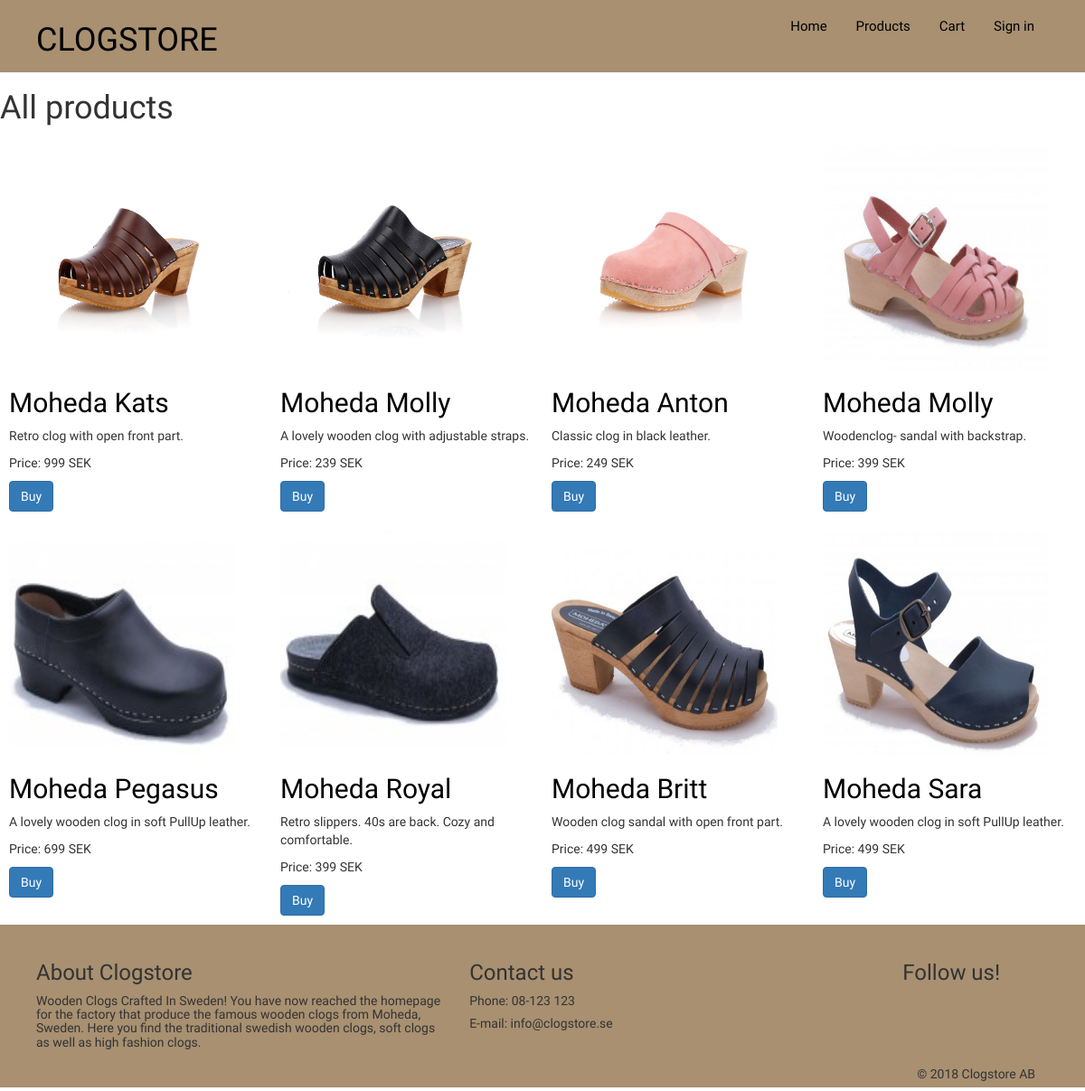
Screenshot of /?controller=products with the database file from the repository.
### tables this page shows
CREATE TABLE `product` (
  `PID` int(11) NOT NULL AUTO_INCREMENT,
  `Title` varchar(45) NOT NULL,
  `Description` varchar(500) NOT NULL,
  `Price` float NOT NULL,
  `Image` varchar(100) DEFAULT NULL,
  PRIMARY KEY (`PID`)
);

CREATE TABLE `pageinfo` (
  `pageid` int(11) NOT NULL,
  `aboutus` varchar(250) NOT NULL,
  `contactus` varchar(100) NOT NULL,
  PRIMARY KEY (`pageid`)
);

### includes/functions.inc.php (called while the page is built)
<?php
$isAdmin = false;
if ($isAdmin == true){
	function loadTemplate($templateName, $templateData) {
		require("admin_templates/admin_header_tpl.php");
		require('admin_templates/admin_'.$templateName.'_tpl.php');
	}
}
else{
	function loadTemplate($templateName, $templateData) {
		require("templates/header.tpl.php");
		require('templates/'.$templateName.'.tpl.php');
		require("templates/footer.tpl.php");
	}
}

### user_controllers/products_controller.php (called while the page is built)
<?php
if (isset($_GET['cat'])) {
	$sql =
		"SELECT * FROM product, prodcat, category
		WHERE product.pid = prodcat.pid
		AND prodcat.catid = category.catid
		AND prodcat.catid = :catid";
	$stmt = $dbh->prepare($sql);
	$stmt->bindParam(':catid', $_GET['cat']);
	$stmt->execute();
} else {
	$sql = "SELECT * FROM product";
	$stmt = $dbh->query($sql);
}
$productsData = $stmt->fetchAll(PDO::FETCH_OBJ);
loadTemplate("products", $productsData);

### classes/changeFooter.class.php (called while the page is built)
<?php
global $dbh;
$sql = "SELECT * FROM pageinfo";
$stmt = $dbh->prepare($sql);
$stmt->execute();
$loadFooter = $stmt->fetchAll(PDO::FETCH_OBJ);
?>

### templates/products.tpl.php (the view)
<html>
    <h1><?php
        if(isset($_GET['cat'])) {
            echo $templateData[0]->title;
        } else {
            echo "All products";
        }?>
    </h1>
    <?php
    foreach($templateData as $product) :
    ?>
    <div class="product-wrapper col-md-3">
        <img id="productImage" src="<?php echo $product->Image ?>"/>
        <h2><a href="?controller=product&pid=<?php echo $product->PID;?>">
        <?php echo $product->Title;?></a></h2>
        <p><?php echo $product->Description;?></p>
        <p>Price: <?php echo $product->Price;?> SEK</p>
        <a href="?controller=product&pid=<?php echo $product->PID;?>"><button id="addToCartBtn" class="btn btn-primary" type="submit">Buy</button></a>
    </div>
<?php
endforeach;
?>

### templates/footer.tpl.php
</div></div>
<?php require_once("classes/changeFooter.class.php"); ?>
<div class="col-md-12 wrapper" id="wrapper-footer">
			<div class="row">
				<div class="col-md-5">
					<h3>About Clogstore</h3>
					<h5>
						<?php foreach($loadFooter as $data){
							echo $data->aboutus;
						} ?>
					</h5>
				</div>
				<div class="col-md-5">
					<h3>Contact us</h3>
						<h5>Phone: 08-123 123</h5>
						<h5>E-mail: info@clogstore.se</h5>
				</div>
				<div class="col-md-2">
					<h3>Follow us!</h3>
				</div>
			</div>
	<div class="col-md-12 text-right">
            <h5>&copy; 2018 Clogstore AB<h5>
	</div>
</div>
</body>
</html>

### css/style.css (style rules this page uses)
body { margin: 0; font-family: 'Source Sans Pro', sans-serif; }
#productImage { height: 250px; width: 250px; }
.product-wrapper a { text-decoration: none; color: black; }
.product-wrapper { padding: 10px; }
#wrapper-footer { height: 180px; background-color: rgb(168, 144, 113); font-family: 'Source Sans Pro', sans-serif; padding: 20px 40px; font-size: 1.5rem; left: 0; bottom: 0; right: 0; }

### rows the page displays
product: Image (picture), Title "Moheda Kats", Description "Retro clog with open front part.", Price "999"
product: Image (picture), Title "Moheda Molly", Description "A lovely wooden clog with adjustable straps.", Price "239"
product: Image (picture), Title "Moheda Anton", Description "Classic clog in black leather.", Price "249"
product: Image (picture), Title "Moheda Molly", Description "Woodenclog- sandal with backstrap.", Price "399"
product: Image (picture), Title "Moheda Pegasus", Description "A lovely wooden clog in soft PullUp leather.", Price "699"
product: Image (picture), Title "Moheda Royal", Description "Retro slippers. 40s are back. Cozy and comfortable.", Price "399"
product: Image (picture), Title "Moheda Britt", Description "Wooden clog sandal with open front part.", Price "499"
product: Image (picture), Title "Moheda Sara", Description "A lovely wooden clog in soft PullUp leather.", Price "499"
pageinfo: aboutus "Wooden Clogs Crafted In Sweden! You have now reached the homepage for the factory that produce the famous wooden clogs from Moheda, Sweden. Here you find the traditional swedish wooden clogs, soft clogs as well as high fashion clogs."
